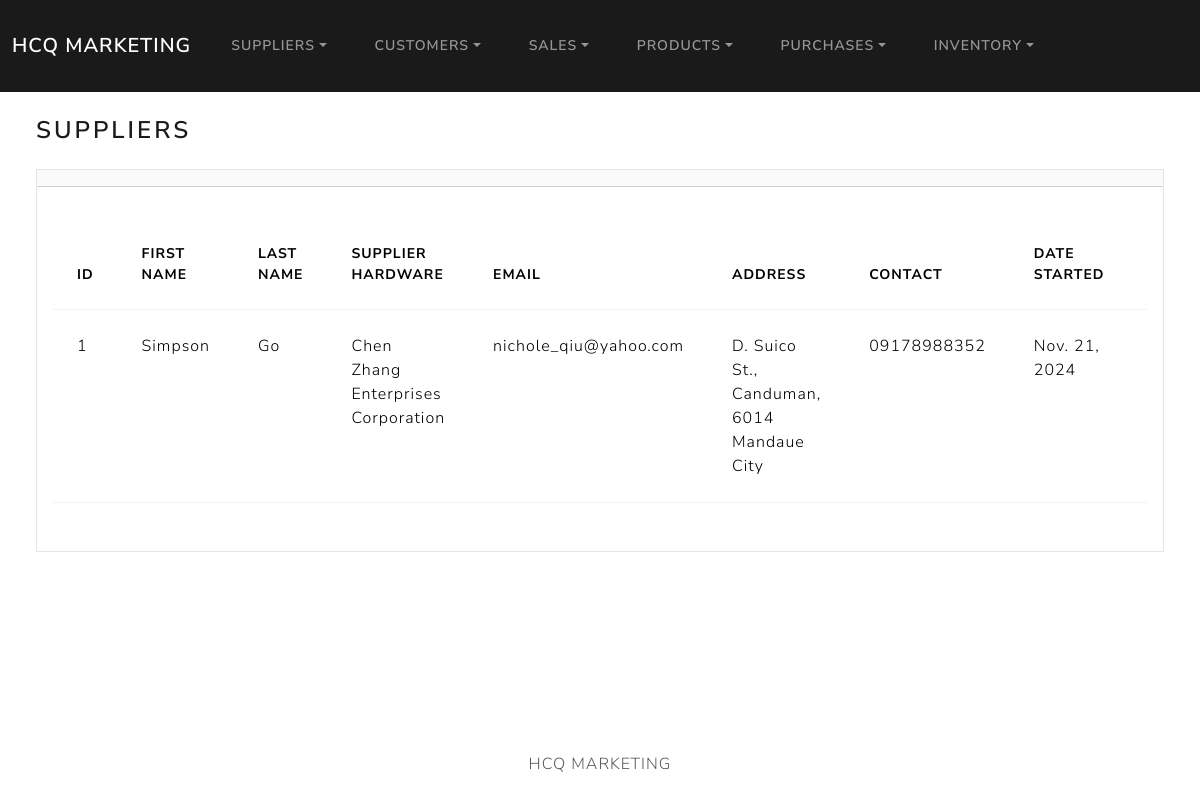
/suppliers/index, run on the app's committed database.
### suppliers/models.py (models this page shows, shortened)
class Supplier(models.Model):
    first_name = models.CharField(max_length=50)
    last_name = models.CharField(max_length=50)
    supplier_hardware = models.CharField(max_length=50)
    email = models.EmailField(max_length=100)
    address = models.CharField(max_length=100)
    contact_num = models.CharField(max_length=15)
    dateStart = models.DateField("Date Started")
    dateEdit = models.DateTimeField(default=timezone.now)

### suppliers/views.py (the view)
# urls.py: path('', include('index.urls',)),
def index(request):
    return render(request, 'suppliers/index.html', {
        'suppliers': Supplier.objects.all().order_by('id')
    })

### suppliers/templates/suppliers/index.html (shortened to what this page needs)
{% extends "base.html" %}
{% block body %}
<h3 class = "m-4">Suppliers</h3>
<div class = "row">
    <div class = "col-12">
        {% if suppliers %}
        <div class="card bg-light ms-4 me-4 mb-4">
            <div class="card-header"></div>
            <div class="card-body">
                <p class="card-text">
                    <div class ="table-responsive">
                        <table class="table table-hover">
                            <thead>
                            <tr>
                                <th scope="col">ID</th>
                                <th scope="col">First Name</th>
                                <th scope="col">Last Name</th>
                                <th scope="col">Supplier Hardware</th>
                                <th scope="col">Email</th>
                                <th scope="col">Address</th>
                                <th scope="col">Contact</th>
                                <th scope="col">Date Started</th>
                                <th scope="col">Date Edited</th>
                            </tr>
                            </thead>
                            <tbody>
                                {% for supplier in suppliers %}
                                    <tr>
                                        <td>{{ supplier.id}}</td>
                                        <td>{{ supplier.first_name}}</td>
                                        <td>{{ supplier.last_name}}</td>
                                        <td>{{ supplier.supplier_hardware}}</td>
                                        <td>{{ supplier.email}}</td>
                                        <td>{{ supplier.address}}</td>
                                        <td>{{ supplier.contact_num}}</td>
                                        <td>{{ supplier.dateStart}}</td>
                                        <td>{{ supplier.dateEdit}}</td>
                                    </tr>
                                {% endfor %}
                            </tbody>
                        </table>
                    </div>
                </p>
            </div>
        </div>
        {% else %}
            <h5 class = "alert alert-primary ms-4 me-4"> No Supplier Records </h5>
        {% endif %}
    </div>
</div>
</div>
{% endblock %}

### data on the page
Supplier: id "1", first_name "Simpson", last_name "Go", supplier_hardware "Chen Zhang Enterprises Corporation", email "nichole_qiu@yahoo.com", address "D. Suico St., Canduman, 6014 Mandaue City", contact_num "09178988352", dateStart "Nov. 21, 2024"
